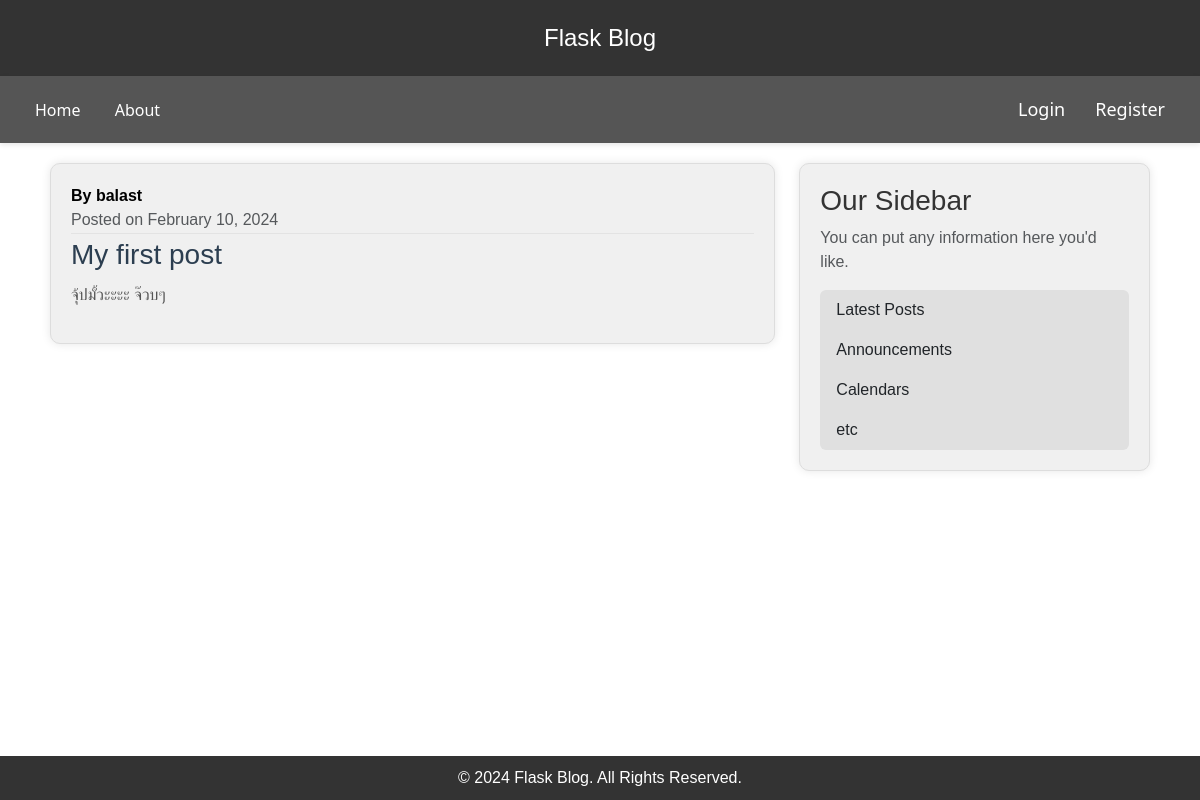
/post/1, run on the app's committed database.
### flaskblog/model.py (models this page shows, shortened)
class User(db.Model, UserMixin):
    id = db.Column(db.Integer, primary_key=True)
    username = db.Column(db.String(20), unique=True, nullable=False)
    email = db.Column(db.String(120), unique=True, nullable=False)
    image_file = db.Column(db.String(20), nullable=False, default='default.jpg')
    password = db.Column(db.String(60), nullable=False)
    posts = db.relationship('Post', backref='author', lazy=True)

class Post(db.Model):
    id = db.Column(db.Integer, primary_key=True)
    title = db.Column(db.String(100), nullable=False)
    date_posted = db.Column(db.DateTime, nullable=False, default=datetime.utcnow())
    content = db.Column(db.Text, nullable=False)
    user_id = db.Column(db.Integer, db.ForeignKey('user.id'), nullable=False)

### flaskblog/routes.py (the view)
@app.route("/post/<int:post_id>")
def post(post_id):
    post = Post.query.get_or_404(post_id)
    return render_template('post.html', title=post.title, post=post)

### flaskblog/templates/post.html
{% extends "layout.html" %}
{% block content %}
    <article class="media content-section">
        <div class="media-body ml-4">
            <div class="article-metadata">
                <span class="mr-2">
                    <strong>By {{ post.author.username }}</strong><br>
                </span>
                <span class="text-muted">
                    Posted on {{ post.date_posted.strftime('%B %d, %Y') }}
                </span>
            </div>
            <h2 class="article-title">{{ post.title }}</h2>
            <p class="article-content">{{ post.content }}</p>
        </div>
    </article>
{% endblock content %}

### flaskblog/static/main.css (style rules this page uses)
body { background: #fafafa; color: #333333; margin-top: 5rem; }
h1, h2, h3, h4, h5, h6 { color: #444444; }
.content-section { background: #ffffff; padding: 10px 20px; border: 1px solid #dddddd; border-radius: 3px; margin-bottom: 20px; }
.article-title { color: #444444; }
.article-content { white-space: pre-line; }
.article-metadata { padding-bottom: 1px; margin-bottom: 4px; border-bottom: 1px solid #e3e3e3 }
body { display: flex; flex-direction: column; min-height: 100vh; }
.article-title { font-size: 28px; color: #2c3e50; margin-bottom: 10px; }
.article-content { color: #555; line-height: 1.6; }
body { background-color: #fff; margin: 0; }

### flaskblog/templates/layout.html (style rules this page uses)
body { font-family: 'Arial', sans-serif; background-color: #ffffff; color: #000000; margin: 0; padding: 0; }
.content-section { background-color: #f0f0f0; padding: 20px; margin-bottom: 20px; border-radius: 10px; box-shadow: 0 0 10px rgba(0, 0, 0, 0.1); transition: transform 0.3s ease; }
body { display: flex; flex-direction: column; min-height: 100vh; }

### data on the page
User: author.username "balast"
Post: date_posted "February 10, 2024", title "My first post", content "จุ้ปมั้วะะะะ จ๊วบๆ"
